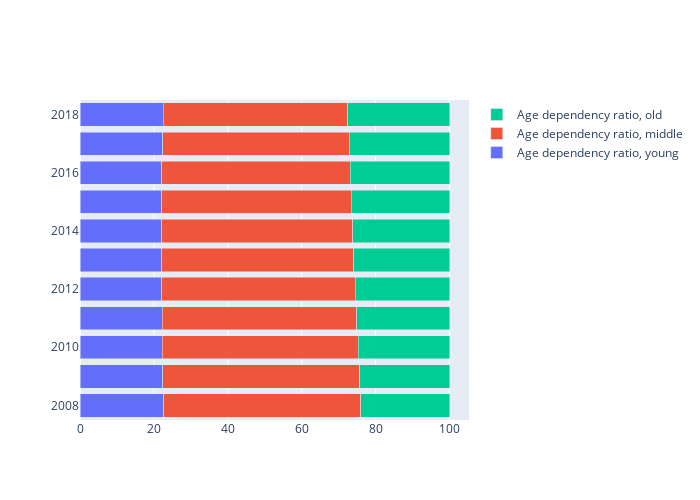

Notebook source saved alongside this figure:
### Code cell
years=df_swi['Year'].tolist()

fig = go.Figure()
fig.add_trace(go.Bar(name='Age dependency ratio, young', y=years, x=df_swi['Age dependency ratio, young (% of working-age population)'],orientation='h'))
fig.add_trace(go.Bar(name='Age dependency ratio, middle', y=years, x=df_swi['Age dependency ratio, middle (% of working-age population)'],orientation='h'))
fig.add_trace(go.Bar(name='Age dependency ratio, old', y=years, x=df_swi['Age dependency ratio, old (% of working-age population)'],orientation='h'))

# Change the bar mode
fig.update_layout(barmode='stack',autosize=False,
                width=700,
                height=500)
fig.show()

### Figure 1 — Plotly figure (JSON) as saved in the notebook; plotly's stock layout.template omitted (floating-point values rounded to 4 significant figures)
{"data": [{"name": "Age dependency ratio, young", "orientation": "h", "type": "bar", "x": [22.62, 22.4, 22.29, 22.21, 22.11, 22.07, 22.08, 22.1, 22.18, 22.33, 22.5], "y": [2008, 2009, 2010, 2011, 2012, 2013, 2014, 2015, 2016, 2017, 2018]}, {"name": "Age dependency ratio, middle", "orientation": "h", "type": "bar", "x": [53.35, 53.26, 53.04, 52.75, 52.41, 52.06, 51.7, 51.35, 50.98, 50.5, 49.95], "y": [2008, 2009, 2010, 2011, 2012, 2013, 2014, 2015, 2016, 2017, 2018]}, {"name": "Age dependency ratio, old", "orientation": "h", "type": "bar", "x": [24.02, 24.34, 24.67, 25.05, 25.48, 25.87, 26.23, 26.55, 26.84, 27.17, 27.55], "y": [2008, 2009, 2010, 2011, 2012, 2013, 2014, 2015, 2016, 2017, 2018]}], "layout": {"autosize": false, "barmode": "stack", "height": 500, "width": 700, "xaxis": {"autorange": true, "range": [0, 105.3], "type": "linear"}, "yaxis": {"autorange": true, "range": [2008.0, 2018.0], "type": "linear"}}}
